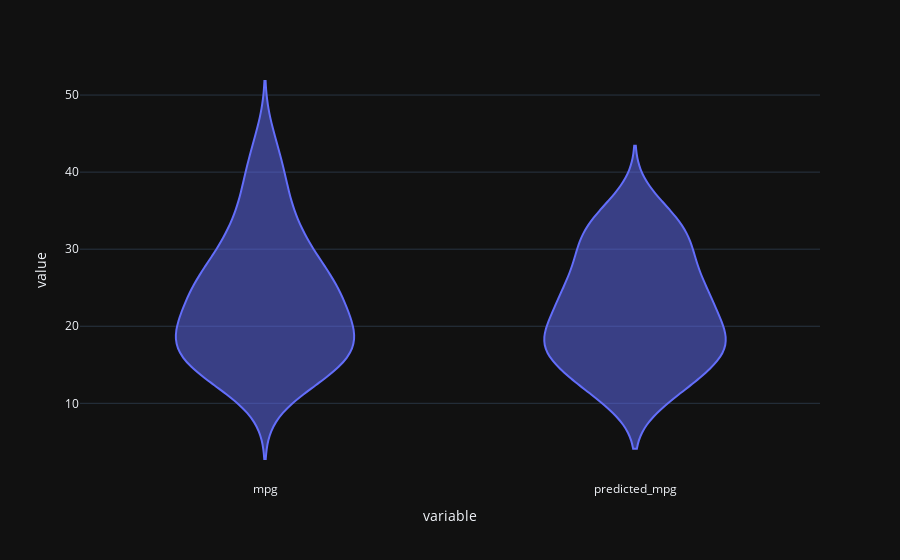

Source (notebook cell):
### Code cell
px.violin(comparison)

### Figure 1 — Plotly figure (JSON) as saved in the notebook; plotly's stock layout.template omitted (floating-point values rounded to 4 significant figures; data arrays with more than 128 entries replaced by an {"elided": "..."} marker saying what was removed)
{"data": [{"alignmentgroup": "True", "box": {"visible": false}, "hovertemplate": "variable=%{x}<br>value=%{y}<extra></extra>", "legendgroup": "", "marker": {"color": "#636efa"}, "name": "", "offsetgroup": "", "orientation": "v", "scalegroup": "True", "showlegend": false, "x": {"elided": "156 str values"}, "x0": " ", "xaxis": "x", "y": {"elided": "156 float values"}, "y0": " ", "yaxis": "y", "type": "violin"}], "layout": {"xaxis": {"anchor": "y", "domain": [0.0, 1.0], "title": {"text": "variable"}}, "yaxis": {"anchor": "x", "domain": [0.0, 1.0], "title": {"text": "value"}}, "legend": {"tracegroupgap": 0}, "margin": {"t": 60}, "violinmode": "group"}}
